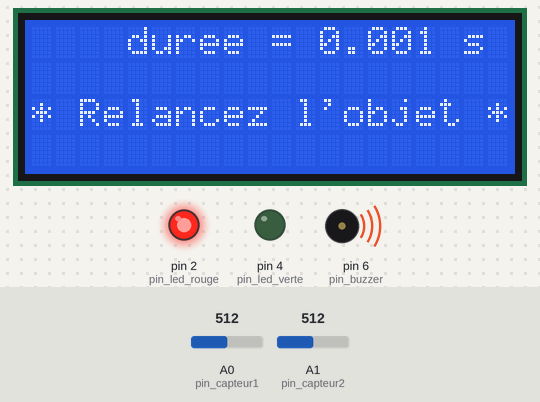
Bench run of a sketch on a simulated Arduino Uno, built with avr-gcc and run on an emulated ATmega328P. On the bench: 20×4 character LCD, output pins drawn as LEDs (lit = HIGH), buzzer (waves = sounding). The test bench sets the inputs (shaded band); at power-on: A0 (pin_capteur1) = 512, A1 (pin_capteur2) = 512. What the sketch prints to the serial monitor is not drawn.

Above: at 4.73 s.
5.4 s: A0 (pin_capteur1) set to 890
8.4 s: A0 (pin_capteur1) set to 917
At 9.1 s:
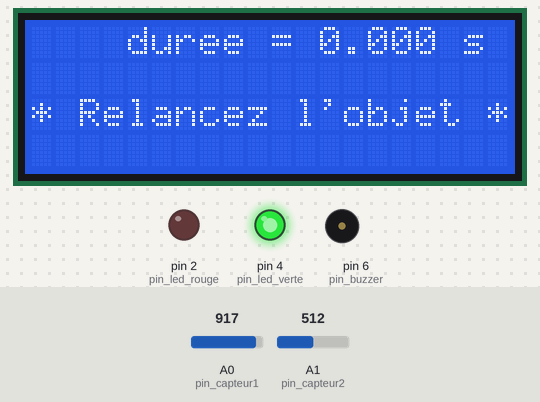
9.9 s: A0 (pin_capteur1) set to 716
At 11.2 s:
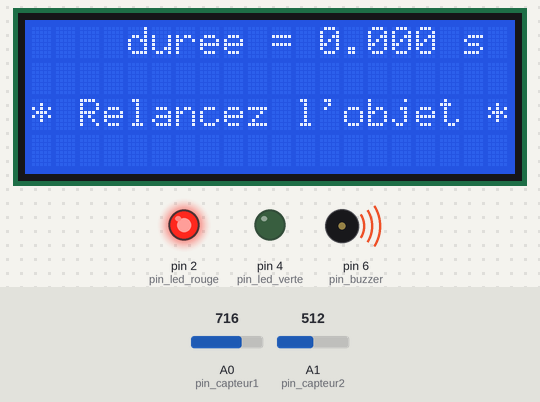
12.9 s: A1 (pin_capteur2) set to 886
15.9 s: A1 (pin_capteur2) set to 909
At 17.1 s:
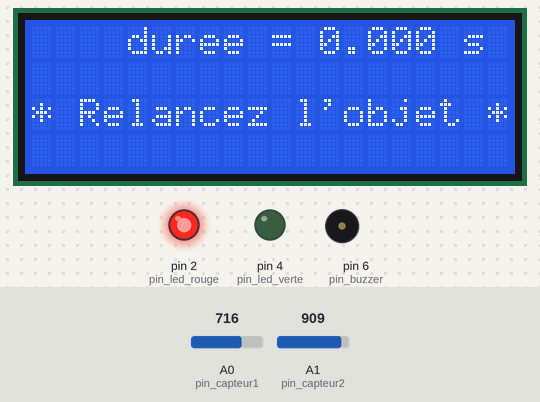
17.5 s: A1 (pin_capteur2) set to 900
At 17.7 s:
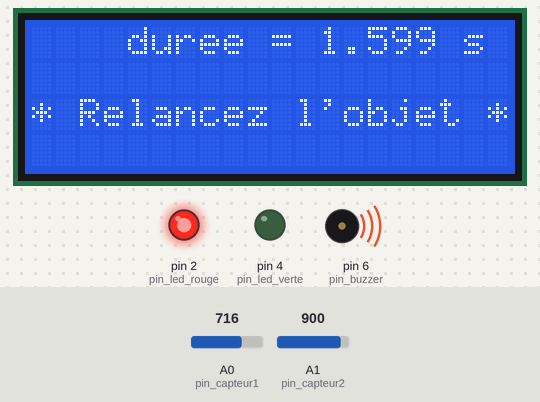
Timing chart, 0 to 20.5 s (numbered marks = the images above; inputs shaded):
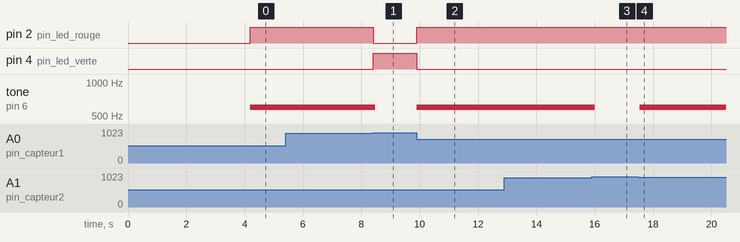

Measured:
- the behaviour switches between 899 and 900 on A0 (pin_capteur1) (found by bisection; images 0 and 1)
- the behaviour switches between 900 and 901 on A1 (pin_capteur2) (found by bisection; images 2 and 3)
- after the input at 8.4 s, pin 2 (pin_led_rouge): HIGH → LOW at once; pin 4 (pin_led_verte): LOW → HIGH at once; tone on pin 6 (pin_buzzer): 600 Hz → silent after 0.07 s
- after the input at 9.9 s, pin 2 (pin_led_rouge): LOW → HIGH at once; pin 4 (pin_led_verte): HIGH → LOW at once; tone on pin 6 (pin_buzzer): silent → 600 Hz at once; the display: first changes after 0.52 s (image 2 shows a later state)
- after the input at 15.9 s, tone on pin 6 (pin_buzzer): 600 Hz → silent after 0.10 s
- after the input at 17.5 s, tone on pin 6 (pin_buzzer): silent → 600 Hz at once; the display: changes at once (image 4)
- what the display in image 2 shows lasts 0.6 s, from 10.8 s to 11.4 s

The sketch:

Pgm1_chrono_ELEVE.ino
```cpp
// (licence header left out)
#include <LiquidCrystal_I2C.h>
LiquidCrystal_I2C EcranLCD(0x20,20,4);        // on crée l'objet EcranLCD, c'est l'afficheur LCD de la maquette PB300 (20 colonnes et 4 lignes).

const int pin_capteur1 = A0;
const int pin_capteur2 = A1;
const int pin_led_rouge = 2;
const int pin_led_verte = 4;
const int pin_buzzer = 6;                // Le buzzer est branché sur la broche 6 d'Arduino

void setup(){
    pinMode(pin_capteur1,INPUT);        // entrée analogique capteur 1
    pinMode(pin_capteur2,INPUT);        // entrée analogique capteur 2
    pinMode(pin_led_rouge,OUTPUT);
    pinMode(pin_led_verte,OUTPUT);
    pinMode(pin_buzzer,OUTPUT);

Serial.begin(9600);

    EcranLCD.init();          // on initialise la communication entre l'Arduino et le PC
    EcranLCD.backlight();
    EcranLCD.clear();
    EcranLCD.setCursor(0, 0);
    EcranLCD.print("   CHRONOMETREZ");
    EcranLCD.setCursor(0, 1);
    EcranLCD.print("  une course avec");
    EcranLCD.setCursor(0, 2);
    EcranLCD.print(" le microcontroleur");
    EcranLCD.setCursor(6, 3);
    EcranLCD.print("ARDUINO");
    delay(4000);
    EcranLCD.clear();
    EcranLCD.setCursor(0, 0);
    EcranLCD.print("   Lachez l'objet   ");
    EcranLCD.setCursor(0, 1);
    EcranLCD.print("    sur la rampe    ");
    EcranLCD.setCursor(0, 2);
    EcranLCD.print("   de la maquette ");
    EcranLCD.setCursor(0, 3);
    EcranLCD.print("       PB300    ");
}

void loop(){
    float top_depart;                                    // création d'une variable flottante (à virgule) top_depart
    float t;                                             // création d'une variable durée t (durée mise par l'objet entre le capteur 1 et le capteur 2)

    if(analogRead(pin_capteur1) < 900){                  // Si un objet passe devant le capteur n°1 (faible intensité lumimneuse sur le photorécepteur), alors :
        top_depart = millis();                           // top chrono (unité par défaut : milliseconde), la variable top_depart mémorise le temps t1 de passage de l'objet devant le capteur1
        digitalWrite(pin_led_verte,0);                   // la led verte s'éteint
        digitalWrite(pin_led_rouge,1);                   // la led rouge s'allume
        tone(pin_buzzer,600,100);                        // un son bref de 600 Hertz est émis pendant 100 ms : LIGNE A COMPLETER PAR L'ELEVE !!!
        while(analogRead(pin_capteur2) > 900){
           }                                             // Attente passage objet devant le capteur 2

        t =(millis() - top_depart) / 1000.0;             // arrêt chrono : la variable t mémorise la durée de passage de l'objet entre les 2 capteurs
                                                         // ainsi définie l'unité de t est la seconde


        EcranLCD.clear();                                          // Affichage de la durée t sur l'écan LCD de la maquette PB300
        EcranLCD.setCursor(4, 0);                                  // Position du curseur Colonne 4 ; Ligne 0
        EcranLCD.print("duree = " + String(t,3) + " s");           // 3 chiffres après la virgule
        EcranLCD.setCursor(0, 2);
        EcranLCD.print("* Relancez l'objet *");
        Serial.println(String(t,2));                               //  Affichage de la durée t sur le moniteur série, 2 chiffres après la virgule
     }
       else{
        digitalWrite(pin_led_verte,1);                    // la led verte s'allume lorsque la mesure de t est terminée et jusqu'à ce que le capteur1 détecte à nouveau un objet.
        digitalWrite(pin_led_rouge,0);                    // la led rouge s'éteint lorsque la mesure de t est terminée et jusqu'à ce que le capteur1 détecte à nouveau un objet.
        }
}
```
